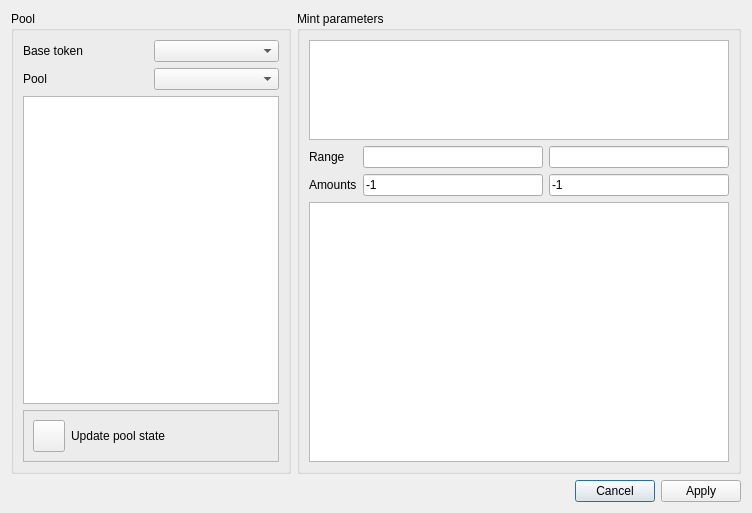
<?xml version="1.0" encoding="UTF-8"?>
<ui version="4.0">
 <class>MintDialog</class>
 <widget class="QDialog" name="MintDialog">
  <property name="geometry">
   <rect>
    <x>0</x>
    <y>0</y>
    <width>752</width>
    <height>513</height>
   </rect>
  </property>
  <property name="windowTitle">
   <string>Mint position</string>
  </property>
  <layout class="QGridLayout" name="gridLayout">
   <item row="0" column="0">
    <widget class="QGroupBox" name="poolBox">
     <property name="title">
      <string>Pool</string>
     </property>
     <layout class="QGridLayout" name="gridLayout_2">
      <item row="3" column="0" colspan="2">
       <widget class="QFrame" name="frame">
        <property name="minimumSize">
         <size>
          <width>0</width>
          <height>50</height>
         </size>
        </property>
        <property name="frameShape">
         <enum>QFrame::StyledPanel</enum>
        </property>
        <property name="frameShadow">
         <enum>QFrame::Raised</enum>
        </property>
        <layout class="QHBoxLayout" name="horizontalLayout">
         <item>
          <widget class="QToolButton" name="updatePoolStateButton">
           <property name="minimumSize">
            <size>
             <width>32</width>
             <height>32</height>
            </size>
           </property>
           <property name="text">
            <string/>
           </property>
          </widget>
         </item>
         <item>
          <widget class="QLabel" name="label_5">
           <property name="text">
            <string>Update pool state</string>
           </property>
          </widget>
         </item>
        </layout>
       </widget>
      </item>
      <item row="0" column="1">
       <widget class="QComboBox" name="tokenComboBox"/>
      </item>
      <item row="0" column="0">
       <widget class="QLabel" name="label">
        <property name="text">
         <string>Base token</string>
        </property>
       </widget>
      </item>
      <item row="2" column="0" colspan="2">
       <widget class="QTableWidget" name="poolStateTable"/>
      </item>
      <item row="1" column="1">
       <widget class="QComboBox" name="poolComboBox"/>
      </item>
      <item row="1" column="0">
       <widget class="QLabel" name="label_2">
        <property name="text">
         <string>Pool</string>
        </property>
       </widget>
      </item>
     </layout>
    </widget>
   </item>
   <item row="1" column="0" colspan="2">
    <widget class="QDialogButtonBox" name="buttonBox">
     <property name="orientation">
      <enum>Qt::Horizontal</enum>
     </property>
     <property name="standardButtons">
      <set>QDialogButtonBox::Apply|QDialogButtonBox::Cancel</set>
     </property>
    </widget>
   </item>
   <item row="0" column="1">
    <widget class="QGroupBox" name="paramsBox">
     <property name="title">
      <string>Mint parameters</string>
     </property>
     <layout class="QGridLayout" name="gridLayout_3">
      <item row="3" column="0" colspan="3">
       <widget class="QTableWidget" name="previewMintTable"/>
      </item>
      <item row="2" column="1">
       <widget class="QLineEdit" name="amount0LineEdit">
        <property name="text">
         <string>-1</string>
        </property>
       </widget>
      </item>
      <item row="0" column="0" colspan="3">
       <widget class="QGraphicsView" name="graphicsView">
        <property name="maximumSize">
         <size>
          <width>16777215</width>
          <height>100</height>
         </size>
        </property>
       </widget>
      </item>
      <item row="2" column="2">
       <widget class="QLineEdit" name="amount1LineEdit">
        <property name="text">
         <string>-1</string>
        </property>
       </widget>
      </item>
      <item row="2" column="0">
       <widget class="QLabel" name="label_4">
        <property name="text">
         <string>Amounts</string>
        </property>
       </widget>
      </item>
      <item row="1" column="1">
       <widget class="QLineEdit" name="p1LineEdit"/>
      </item>
      <item row="1" column="2">
       <widget class="QLineEdit" name="p2LineEdit"/>
      </item>
      <item row="1" column="0">
       <widget class="QLabel" name="label_3">
        <property name="text">
         <string>Range</string>
        </property>
       </widget>
      </item>
     </layout>
    </widget>
   </item>
  </layout>
 </widget>
 <resources/>
 <connections>
  <connection>
   <sender>buttonBox</sender>
   <signal>accepted()</signal>
   <receiver>MintDialog</receiver>
   <slot>accept()</slot>
   <hints>
    <hint type="sourcelabel">
     <x>248</x>
     <y>254</y>
    </hint>
    <hint type="destinationlabel">
     <x>157</x>
     <y>274</y>
    </hint>
   </hints>
  </connection>
  <connection>
   <sender>buttonBox</sender>
   <signal>rejected()</signal>
   <receiver>MintDialog</receiver>
   <slot>reject()</slot>
   <hints>
    <hint type="sourcelabel">
     <x>316</x>
     <y>260</y>
    </hint>
    <hint type="destinationlabel">
     <x>286</x>
     <y>274</y>
    </hint>
   </hints>
  </connection>
 </connections>
</ui>
